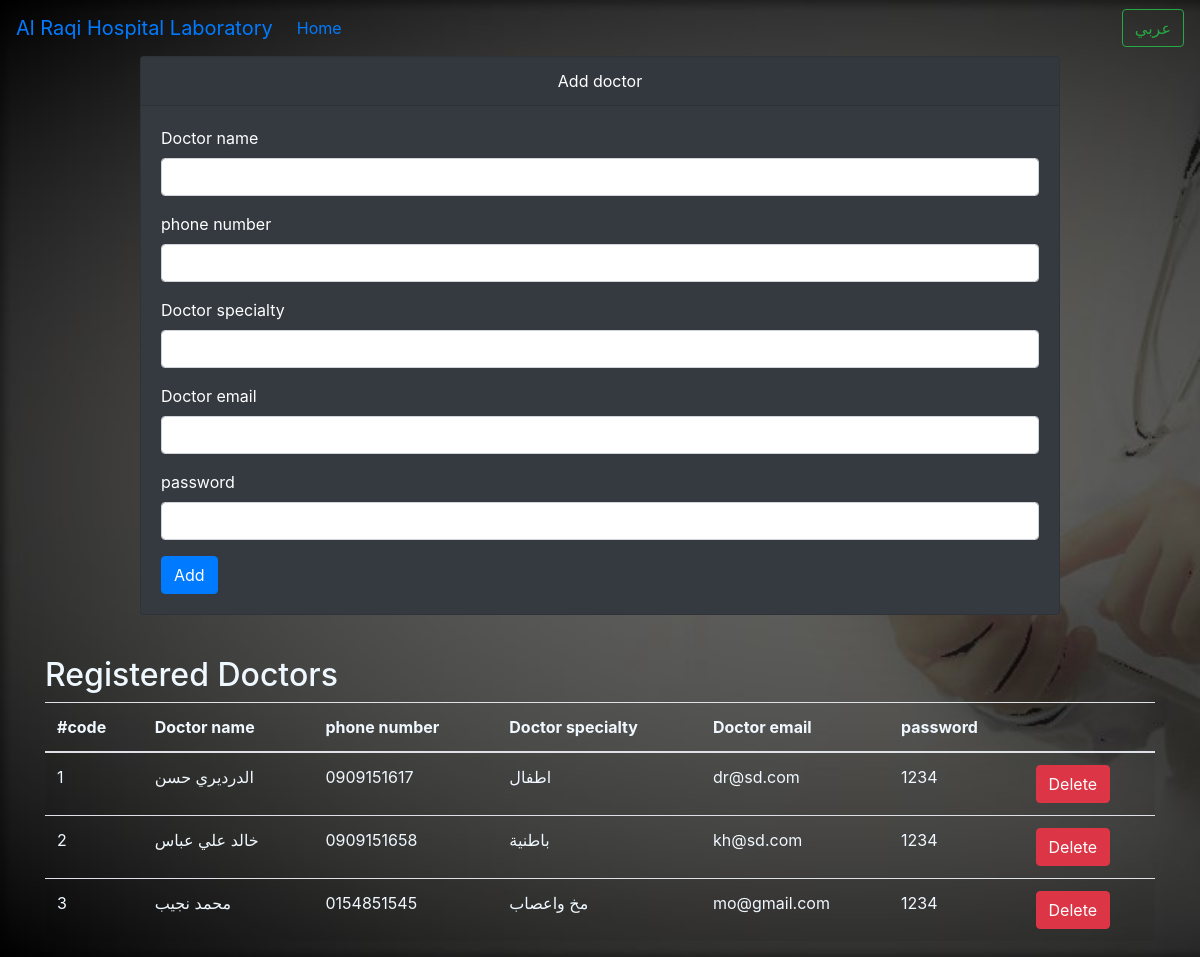
The app's page /doctors.php with its own data.
### tables this page shows
CREATE TABLE `doctors` (
  `doc_id` int(10) NOT NULL,
  `doc_name` varchar(50) NOT NULL,
  `doc_phone` varchar(50) NOT NULL,
  `doc_specialty` varchar(50) NOT NULL,
  `doc_email` varchar(50) NOT NULL,
  `doc_pass` varchar(50) NOT NULL
);

### modals/main/lang.php (called while the page is built, shortened)
<?php
function lang($ar="ar", $en="en")
{
    if ($_SESSION['lang'] == "ar") {
        $ret = $ar;
    } else {
        $ret =  $en;
    }
    return $ret;
}
?>

### doctors.php (the view, shortened to what this page needs)
<?php
include "views/main/head.php";
?>
<body>
<?php
include "views/main/navbar.php";
?>
    <div class="container" >
    <div class="row">
        <div class="col-1"></div>
        <div class="col-10">
<div class="card text-white bg-dark mb-12" style="width: 100%;">
  <div class="card-header text-center"><?php echo lang('إضافة طبيب','Add doctor') ?></div>
  <div class="card-body">
  <form method="post" action="">
  <div class="form-group">
    <label for="exampleInputEmail1"><?php echo lang('إسم الطبيب','Doctor name') ?> </label>
    <input required minlength="4" type="text" name="doc_name" class="form-control" id="exampleInputEmail1" aria-describedby="emailHelp">
  </div>
  <div class="form-group">
    <label for="exampleInputEmail1"><?php echo lang('رقم التلفون','phone number') ?> </label>
    <input required minlength="10" type="number" name="doc_phone" class="form-control" id="exampleInputEmail1" aria-describedby="emailHelp">
  </div>
  <div class="form-group">
    <label for="exampleInputEmail1"><?php echo lang('تخصص الطبيب','Doctor specialty') ?> </label>
    <input required minlength="4" type="text" name="doc_specialty" class="form-control" id="exampleInputEmail1" aria-describedby="emailHelp">
  </div>
  <div class="form-group">
    <label for="exampleInputEmail1"><?php echo lang('إيميل الطبيب','Doctor email') ?> </label>
    <input required type="email" name="doc_email" class="form-control" id="exampleInputEmail1" aria-describedby="emailHelp">
  </div>
  <div class="form-group">
    <label for="exampleInputEmail1"><?php echo lang('كلمة المرور','password') ?> </label>
    <input required minlength="4" type="text" name="doc_pass" class="form-control" id="exampleInputEmail1" aria-describedby="emailHelp">
  </div>
  <button type="submit" name="add_doc" class="btn btn-primary"><?php echo lang('إضافة','Add') ?></button>
</form>
  </div>
</div>
</div>
</div>
        </div>
        <div class="col-1"></div>
<?php
    $sql="SELECT * FROM `doctors` ";
    $stmt_admin_info = $con->prepare("$sql");
    $stmt_admin_info->execute(array());
    $admin_info = $stmt_admin_info->fetchAll();
?>
<div dir="<?php echo lang('rtl','ltr') ?>" class="container" style="    margin-top: 40px;     color: aliceblue;">
  <h2><?php echo lang('الاطباء المسجلين','Registered Doctors') ?></h2>
  <table class="table table-striped">
    <thead>
      <tr>
        <th><?php echo lang('#رقم','#code') ?></th>
        <th><?php echo lang('إسم الطبيب','Doctor name') ?></th>
        <th><?php echo lang('رقم الطبيب','phone number') ?></th>
        <th><?php echo lang('تخصص الطبيب','Doctor specialty') ?></th>
        <th><?php echo lang('إيميل الطبيب','Doctor email') ?></th>
        <th><?php echo lang('كلمة المرور','password') ?></th>
        <th>
          </th>
      </tr>
    </thead>
    <tbody>
      <?php
      $num = 1;
      foreach( $admin_info as $exm){?>
      <tr>
        <td><?php echo $num ?></td>
        <td><?php echo $exm['doc_name'] ?></td>
        <td><?php echo $exm['doc_phone'] ?></td>
        <td><?php echo $exm['doc_specialty'] ?></td>
        <td><?php echo $exm['doc_email'] ?></td>
        <td><?php echo $exm['doc_pass'] ?></td>
        <td>
          <a href="?delete=<?php echo $exm['doc_email']  ?>">
            <button class="btn btn-danger">
            <?php echo lang('حذف','Delete') ?>
            </button>
          </a>
      </td>
      </tr>
      <?php
    $num ++;
    } ?>
    </tbody>
  </table>
</div>
</body>
</html>

### views/main/head.php (shortened to what this page needs)
<?php
include "modals/main/lang.php";
?>
<!DOCTYPE html>
<html lang="en">
<head>
    <link rel="stylesheet" href="css/<?php echo lang('bootstrap','bootstrap.min') ?>.css">
</head>

### views/main/navbar.php (shortened to what this page needs)
<nav dir="<?php echo lang('rtl','ltr') ?>"
class="navbar navbar-expand-lg navbar-<?php
echo isset($pagename) && $pagename=="admin_login" ? "dark": "light";
?>
bg-<?php
echo isset($pagename) && $pagename=="admin_login" ? "dark": "light";
?>">
  <a class="navbar-brand" href="index.php"><?php echo lang('مختبر مستشفي الراقي','Al Raqi Hospital Laboratory') ?></a>
  <div class="collapse navbar-collapse" id="navbarSupportedContent">
    <ul class="navbar-nav mr-auto">
      <li class="nav-item active">
        <a class="nav-link" href="index.php"><?php echo lang('الرئسية','Home') ?> <span class="sr-only">(current)</span></a>
      </li>
    </ul>
        <a href="?lang=<?php echo lang('en','ar') ?>">
      <button class="btn btn-outline-success my-2 my-sm-0" ><?php echo lang('english','عربي') ?></button>
      </a>
  </div>
</nav>

### records on screen
doctors: doc_name "الدرديري حسن", doc_phone "0909151617", doc_specialty "اطفال", doc_email "dr@sd.com", doc_pass "1234"
doctors: doc_name "خالد علي عباس", doc_phone "0909151658", doc_specialty "باطنية", doc_email "kh@sd.com", doc_pass "1234"
doctors: doc_name "محمد نجيب", doc_phone "0154851545", doc_specialty "مخ واعصاب", doc_email "mo@gmail.com", doc_pass "1234"

### other values on screen
lang('مختبر مستشفي الراقي','Al Raqi Hospital Laboratory') "Al Raqi Hospital Laboratory"
lang('الرئسية','Home') "Home"
lang('english','عربي') "عربي"
lang('إضافة طبيب','Add doctor') "Add doctor"
lang('إسم الطبيب','Doctor name') "Doctor name"
lang('رقم التلفون','phone number') "phone number"
lang('تخصص الطبيب','Doctor specialty') "Doctor specialty"
lang('إيميل الطبيب','Doctor email') "Doctor email"
lang('كلمة المرور','password') "password"
lang('إضافة','Add') "Add"
lang('الاطباء المسجلين','Registered Doctors') "Registered Doctors"
lang('#رقم','#code') "#code"
lang('رقم الطبيب','phone number') "phone number"
